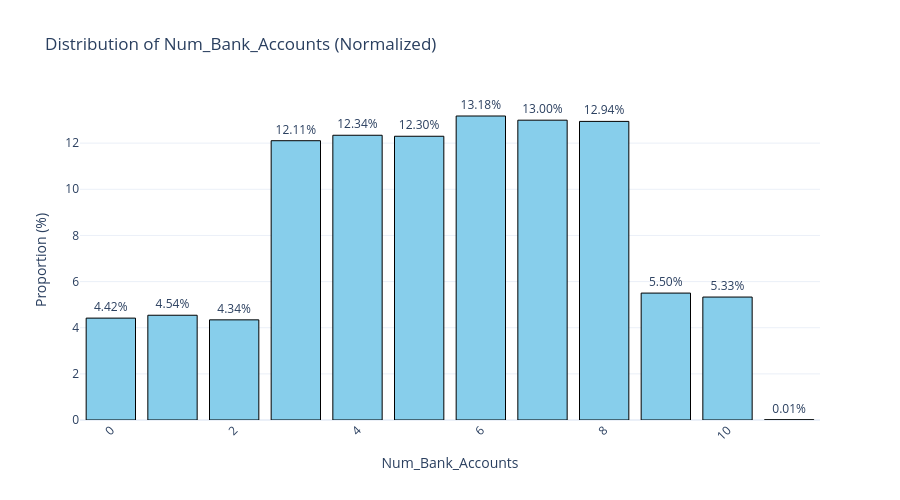

This figure's notebook cell:
### Markdown cell above
# <font color = 'red'> Análisis

### Code cell
# El número de cuentas bancarias es bastante simétrica. 
# La media es

plot_univariate_freq(df, 'Num_Bank_Accounts', figsize=(900, 500), normalize=True)

### Figure 1 — Plotly figure (JSON) as saved in the notebook; plotly's stock layout.template omitted (floating-point values rounded to 4 significant figures)
{"data": [{"hovertemplate": "Num_Bank_Accounts=%{x}<br>Proportion (%)=%{y}<br>text=%{text}<extra></extra>", "legendgroup": "", "marker": {"color": "skyblue", "line": {"color": "black", "width": 1}, "pattern": {"shape": ""}}, "name": "", "orientation": "v", "showlegend": false, "text": ["13.18%", "13.00%", "12.94%", "12.34%", "12.30%", "12.11%", "5.50%", "5.33%", "4.54%", "4.42%", "4.34%", "0.01%"], "textposition": "outside", "type": "bar", "x": [6, 7, 8, 4, 5, 3, 9, 10, 1, 0, 2, 11], "xaxis": "x", "y": [13.18, 13.0, 12.94, 12.34, 12.3, 12.11, 5.501, 5.329, 4.541, 4.416, 4.341, 0.009], "yaxis": "y"}], "layout": {"barmode": "relative", "height": 500, "legend": {"tracegroupgap": 0}, "title": {"text": "Distribution of Num_Bank_Accounts (Normalized)"}, "width": 900, "xaxis": {"anchor": "y", "domain": [0, 1], "tickangle": -45, "title": {"text": "Num_Bank_Accounts"}}, "yaxis": {"anchor": "x", "domain": [0, 1], "title": {"text": "Proportion (%)"}}}}
